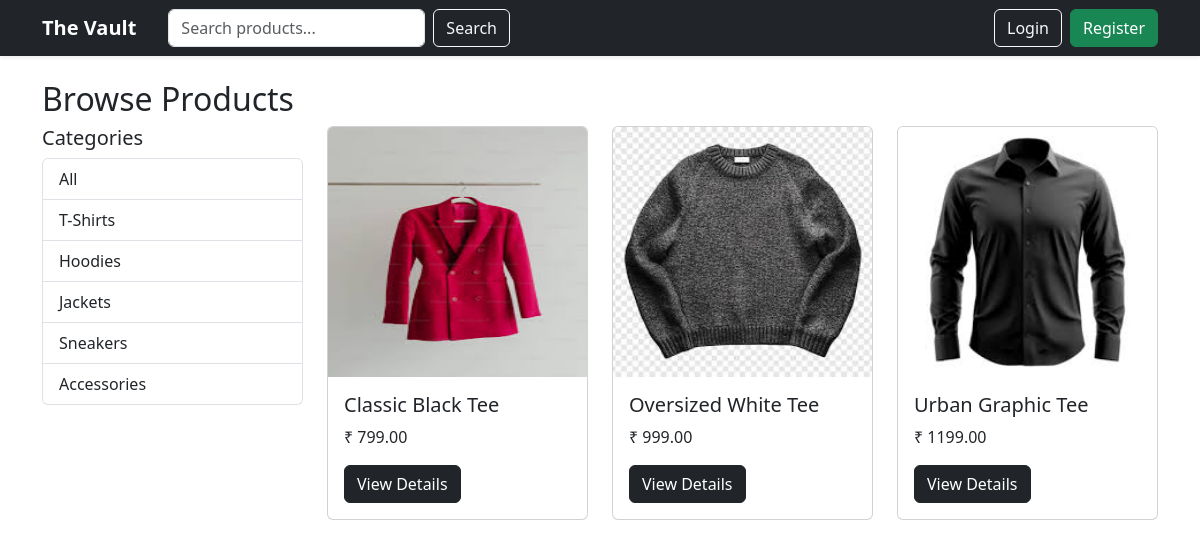
/?category=1, run on the app's committed database.
### store/models.py (models this page shows, shortened)
class Category(models.Model):
    name = models.CharField(max_length=100)
    description = models.TextField(blank=True)

class Product(models.Model):
    name = models.CharField(max_length=200)
    description = models.TextField()
    price = models.DecimalField(max_digits=10, decimal_places=2)
    stock = models.IntegerField()
    image = models.ImageField(upload_to='products/')
    is_available = models.BooleanField(default=True)
    category = models.ForeignKey(Category, on_delete=models.CASCADE, related_name='products')

### store/views.py (the view)
# urls.py: path('', views.product_list, name='product_list'),
def product_list(request):
    products = Product.objects.filter(is_available=True)
    categories = Category.objects.all()
    category_id = request.GET.get('category')
    if category_id:
        products = products.filter(category__id=category_id)
    search_query = request.GET.get('search')
    if search_query:
        products = products.filter(name__icontains=search_query)
    context = {
        'products': products,
        'categories': categories
    }
    return render(request, 'store/product_list.html', context)

### templates/store/product_list.html
{% extends 'base.html' %}
{% block content %}
<h2>Browse Products</h2>
<div class="row mb-3">
    <div class="col-md-3">
        <h5>Categories</h5>
        <ul class="list-group">
            <a href="/" class="list-group-item">All</a>
            {% for category in categories %}
                <a href="?category={{ category.id }}" class="list-group-item">
                    {{ category.name }}
                </a>
            {% endfor %}
        </ul>
    </div>
    <div class="col-md-9">
        <div class="row">
            {% for product in products %}
                <div class="col-md-4 mb-4">
                    <div class="card">
                        <img src="{{ product.image.url }}" class="card-img-top" height="250">
                        <div class="card-body">
                            <h5>{{ product.name }}</h5>
                            <p>₹ {{ product.price }}</p>
                            <a href="{% url 'product_detail' product.id %}" class="btn btn-dark">
                                View Details
                            </a>
                        </div>
                    </div>
                </div>
            {% empty %}
                <p>No products found.</p>
            {% endfor %}
        </div>
    </div>
</div>
{% endblock %}

### data on the page
Category: name "T-Shirts"
Category: name "Hoodies"
Category: name "Jackets"
Category: name "Sneakers"
Category: name "Accessories"
Product: image (picture), name "Classic Black Tee", price "799.00"
Product: image (picture), name "Oversized White Tee", price "999.00"
Product: image (picture), name "Urban Graphic Tee", price "1199.00"
